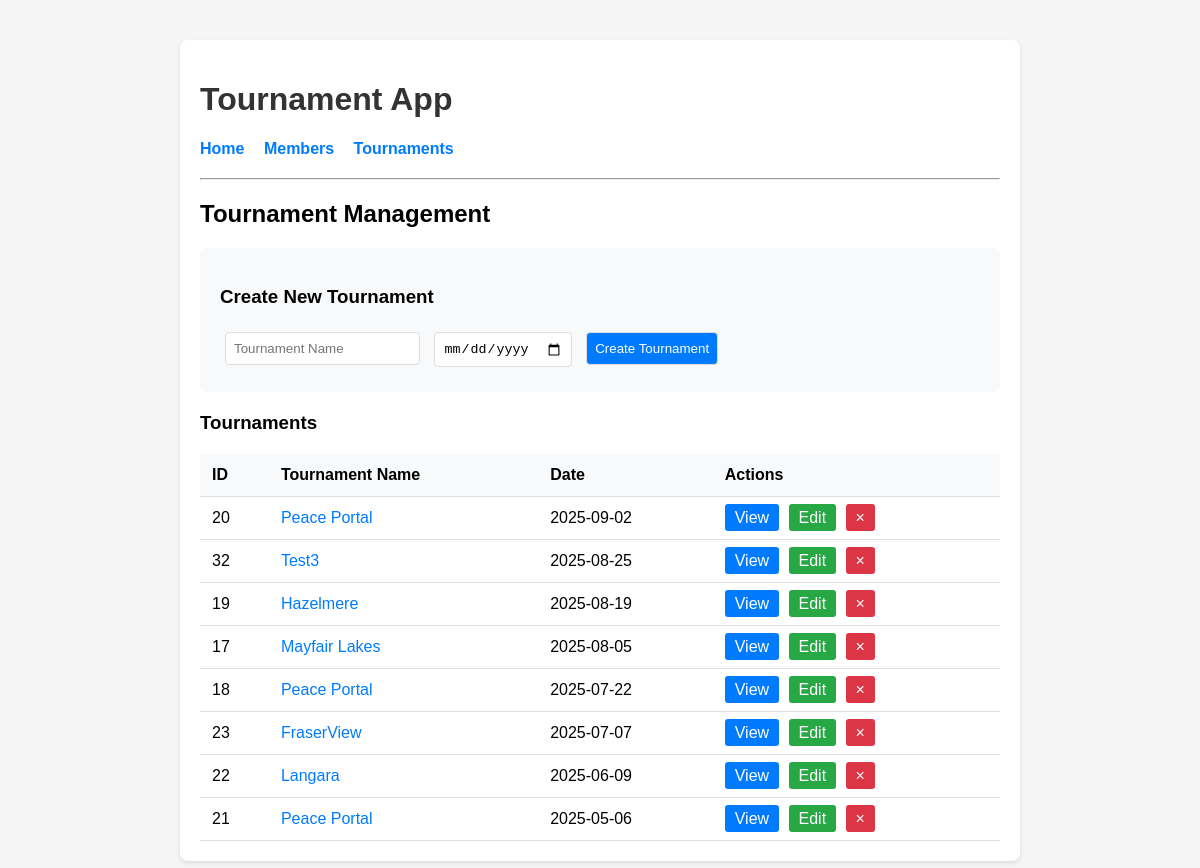
The app's page /tournaments, older data.
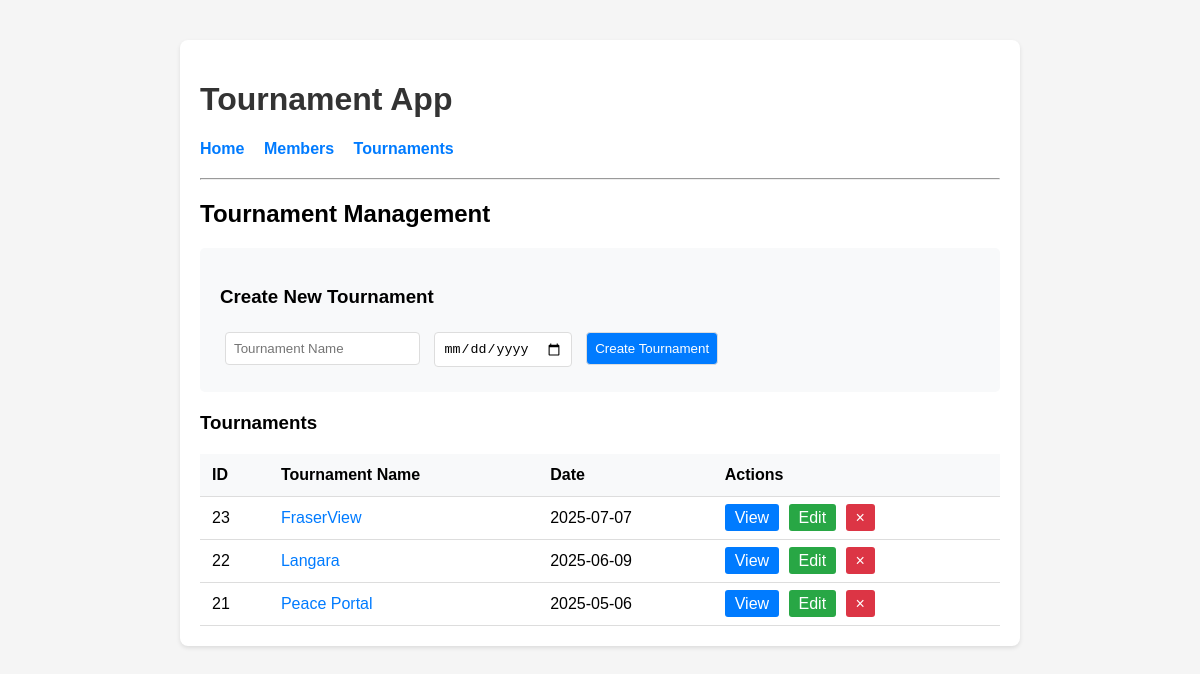
The same page, newer data.
### tables this page shows
CREATE TABLE tournaments (
                id INTEGER PRIMARY KEY AUTOINCREMENT,
                name TEXT NOT NULL,
                date TEXT NOT NULL,
                description TEXT
            , finalized BOOLEAN DEFAULT 0);

### app.py (the view, shortened to what this page needs)
@app.route('/tournaments', methods=['GET', 'POST'])
def tournaments():
    conn = get_db_connection()
    tournaments = conn.execute('SELECT * FROM tournaments ORDER BY date DESC').fetchall()
    conn.close()
    return render_template('tournaments.html', tournaments=tournaments)

### app.py (called while the page is built)
def get_db_connection():
    conn = sqlite3.connect(DATABASE)
    conn.row_factory = sqlite3.Row
    return conn

### templates/tournaments.html
{% extends 'base.html' %}
{% block content %}
    <h2>Tournament Management</h2>
    <form method="post">
        <h3>Create New Tournament</h3>
        <div>
            <input type="text" name="name" placeholder="Tournament Name" required style="margin: 5px;">
            <input type="date" name="date" required style="margin: 5px;">
            <button type="submit" style="margin: 5px;">Create Tournament</button>
        </div>
    </form>
    <h3>Tournaments</h3>
    {% if tournaments %}
        <table>
            <thead>
                <tr>
                    <th>ID</th>
                    <th>Tournament Name</th>
                    <th>Date</th>
                    <th>Actions</th>
                </tr>
            </thead>
            <tbody>
                {% for tournament in tournaments %}
                <tr>
                    <td>{{ tournament.id }}</td>
                    <td><a href="/tournament/{{ tournament.id }}" style="color: #007bff; text-decoration: none;">{{ tournament.name }}</a></td>
                    <td>{{ tournament.date }}</td>
                    <td>
                        <a href="/tournament/{{ tournament.id }}" style="background-color: #007bff; color: white; padding: 5px 10px; text-decoration: none; border-radius: 3px; margin-right: 5px;">View</a>
                        <a href="/edit_tournament/{{ tournament.id }}" style="background-color: #28a745; color: white; padding: 5px 10px; text-decoration: none; border-radius: 3px; margin-right: 5px;">Edit</a>
                        <a href="/delete_tournament/{{ tournament.id }}" style="background-color: #dc3545; color: white; padding: 5px 10px; text-decoration: none; border-radius: 3px; border: none; outline: none; box-shadow: none; cursor: pointer;" title="Delete" onclick="return confirm('Are you sure you want to delete this tournament? This will also delete all scores for this tournament.');">×</a>
                    </td>
                </tr>
                {% endfor %}
            </tbody>
        </table>
    {% else %}
        <p>No tournaments created yet. Create a tournament using the form above.</p>
    {% endif %}
{% endblock %}

### templates/base.html (shortened to what this page needs)
<!DOCTYPE html>
<html lang="en">
<head>
</head>
<body>
    <div class="container">
        <h1><a href="/" style="text-decoration: none; color: #333;">Tournament App</a></h1>
        {% if not hide_nav %}
        <nav>
            <a href="/">Home</a>
            <a href="/members">Members</a>
            <a href="/tournaments">Tournaments</a>
        </nav>
        {% endif %}
        <hr>
        {% block content %}{% endblock %}
    </div>
</body>
</html>

### templates/base.html (style rules this page uses)
body { font-family: Arial, sans-serif; margin: 40px; background-color: #f5f5f5; }
.container { max-width: 800px; margin: 0 auto; background-color: white; padding: 20px; border-radius: 8px; box-shadow: 0 2px 4px rgba(0,0,0,0.1); }
nav { margin: 20px 0; }
nav a { text-decoration: none; color: #007bff; margin-right: 15px; font-weight: bold; }
form { background-color: #f8f9fa; padding: 20px; border-radius: 5px; margin-bottom: 20px; }
input, select, button { margin: 5px; padding: 8px; border: 1px solid #ddd; border-radius: 4px; }
button { background-color: #007bff; color: white; cursor: pointer; }
table { width: 100%; border-collapse: collapse; margin-top: 20px; }
th, td { padding: 12px; text-align: left; border-bottom: 1px solid #ddd; }
th { background-color: #f8f9fa; font-weight: bold; }

Row changes from the older to the newer data that the page shows:
removed tournaments: id "20", name "Peace Portal", date "2025-09-02"
removed tournaments: id "32", name "Test3", date "2025-08-25"
removed tournaments: id "19", name "Hazelmere", date "2025-08-19"
removed tournaments: id "17", name "Mayfair Lakes", date "2025-08-05"
removed tournaments: id "18", name "Peace Portal", date "2025-07-22"
